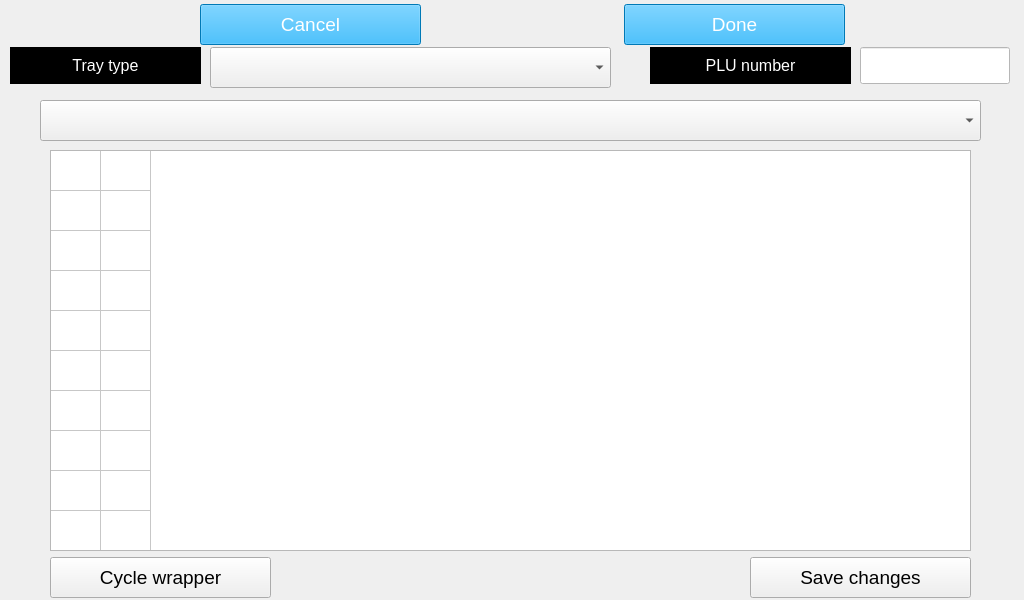
<?xml version="1.0" encoding="UTF-8"?>
<ui version="4.0">
 <class>serviceNewWrapperOneHeightBoxParam</class>
 <widget class="QWidget" name="serviceNewWrapperOneHeightBoxParam">
  <property name="geometry">
   <rect>
    <x>0</x>
    <y>0</y>
    <width>1024</width>
    <height>600</height>
   </rect>
  </property>
  <property name="font">
   <font>
    <pointsize>22</pointsize>
   </font>
  </property>
  <property name="windowTitle">
   <string>Form</string>
  </property>
  <widget class="QLabel" name="lblTitleNumber">
   <property name="geometry">
    <rect>
     <x>650</x>
     <y>47</y>
     <width>201</width>
     <height>37</height>
    </rect>
   </property>
   <property name="sizePolicy">
    <sizepolicy hsizetype="Expanding" vsizetype="Expanding">
     <horstretch>0</horstretch>
     <verstretch>0</verstretch>
    </sizepolicy>
   </property>
   <property name="font">
    <font>
     <pointsize>12</pointsize>
    </font>
   </property>
   <property name="styleSheet">
    <string notr="true">color: white;
background: black;</string>
   </property>
   <property name="frameShape">
    <enum>QFrame::StyledPanel</enum>
   </property>
   <property name="text">
    <string>PLU number</string>
   </property>
   <property name="alignment">
    <set>Qt::AlignCenter</set>
   </property>
  </widget>
  <widget class="QLabel" name="lbl_TrayType">
   <property name="geometry">
    <rect>
     <x>10</x>
     <y>47</y>
     <width>191</width>
     <height>37</height>
    </rect>
   </property>
   <property name="sizePolicy">
    <sizepolicy hsizetype="Fixed" vsizetype="Fixed">
     <horstretch>0</horstretch>
     <verstretch>0</verstretch>
    </sizepolicy>
   </property>
   <property name="font">
    <font>
     <pointsize>12</pointsize>
    </font>
   </property>
   <property name="styleSheet">
    <string notr="true">color: white;
background: black;</string>
   </property>
   <property name="frameShape">
    <enum>QFrame::StyledPanel</enum>
   </property>
   <property name="text">
    <string>Tray type</string>
   </property>
   <property name="alignment">
    <set>Qt::AlignCenter</set>
   </property>
  </widget>
  <widget class="QTableWidget" name="tblBasicTimingsList">
   <property name="geometry">
    <rect>
     <x>50</x>
     <y>150</y>
     <width>921</width>
     <height>401</height>
    </rect>
   </property>
   <property name="sizePolicy">
    <sizepolicy hsizetype="Ignored" vsizetype="MinimumExpanding">
     <horstretch>0</horstretch>
     <verstretch>0</verstretch>
    </sizepolicy>
   </property>
   <property name="maximumSize">
    <size>
     <width>999999</width>
     <height>999999</height>
    </size>
   </property>
   <property name="baseSize">
    <size>
     <width>0</width>
     <height>0</height>
    </size>
   </property>
   <property name="font">
    <font>
     <pointsize>12</pointsize>
    </font>
   </property>
   <property name="toolTip">
    <string notr="true"/>
   </property>
   <property name="statusTip">
    <string notr="true"/>
   </property>
   <property name="accessibleName">
    <string notr="true"/>
   </property>
   <property name="verticalScrollBarPolicy">
    <enum>Qt::ScrollBarAlwaysOff</enum>
   </property>
   <property name="horizontalScrollBarPolicy">
    <enum>Qt::ScrollBarAlwaysOff</enum>
   </property>
   <property name="editTriggers">
    <set>QAbstractItemView::NoEditTriggers</set>
   </property>
   <property name="rowCount">
    <number>10</number>
   </property>
   <property name="columnCount">
    <number>2</number>
   </property>
   <attribute name="horizontalHeaderVisible">
    <bool>false</bool>
   </attribute>
   <attribute name="horizontalHeaderDefaultSectionSize">
    <number>50</number>
   </attribute>
   <attribute name="horizontalHeaderStretchLastSection">
    <bool>false</bool>
   </attribute>
   <attribute name="verticalHeaderVisible">
    <bool>false</bool>
   </attribute>
   <attribute name="verticalHeaderCascadingSectionResizes">
    <bool>false</bool>
   </attribute>
   <attribute name="verticalHeaderDefaultSectionSize">
    <number>40</number>
   </attribute>
   <attribute name="verticalHeaderHighlightSections">
    <bool>false</bool>
   </attribute>
   <attribute name="verticalHeaderMinimumSectionSize">
    <number>40</number>
   </attribute>
   <attribute name="verticalHeaderStretchLastSection">
    <bool>false</bool>
   </attribute>
   <row/>
   <row/>
   <row/>
   <row/>
   <row/>
   <row/>
   <row/>
   <row/>
   <row/>
   <row/>
   <column/>
   <column/>
  </widget>
  <widget class="QPushButton" name="butSaveChanges">
   <property name="geometry">
    <rect>
     <x>750</x>
     <y>557</y>
     <width>221</width>
     <height>41</height>
    </rect>
   </property>
   <property name="sizePolicy">
    <sizepolicy hsizetype="Fixed" vsizetype="Fixed">
     <horstretch>0</horstretch>
     <verstretch>0</verstretch>
    </sizepolicy>
   </property>
   <property name="minimumSize">
    <size>
     <width>221</width>
     <height>41</height>
    </size>
   </property>
   <property name="maximumSize">
    <size>
     <width>221</width>
     <height>51</height>
    </size>
   </property>
   <property name="font">
    <font>
     <pointsize>14</pointsize>
    </font>
   </property>
   <property name="text">
    <string>Save changes</string>
   </property>
  </widget>
  <widget class="QPushButton" name="butCycleWrapper">
   <property name="geometry">
    <rect>
     <x>50</x>
     <y>557</y>
     <width>221</width>
     <height>41</height>
    </rect>
   </property>
   <property name="sizePolicy">
    <sizepolicy hsizetype="Fixed" vsizetype="Fixed">
     <horstretch>0</horstretch>
     <verstretch>0</verstretch>
    </sizepolicy>
   </property>
   <property name="minimumSize">
    <size>
     <width>221</width>
     <height>41</height>
    </size>
   </property>
   <property name="maximumSize">
    <size>
     <width>221</width>
     <height>51</height>
    </size>
   </property>
   <property name="font">
    <font>
     <pointsize>14</pointsize>
    </font>
   </property>
   <property name="text">
    <string>Cycle wrapper</string>
   </property>
  </widget>
  <widget class="QComboBox" name="cbo_HeightBoxParameter">
   <property name="geometry">
    <rect>
     <x>40</x>
     <y>100</y>
     <width>941</width>
     <height>41</height>
    </rect>
   </property>
  </widget>
  <widget class="QLineEdit" name="lineEdit_PLUNumber">
   <property name="enabled">
    <bool>false</bool>
   </property>
   <property name="geometry">
    <rect>
     <x>860</x>
     <y>47</y>
     <width>150</width>
     <height>37</height>
    </rect>
   </property>
   <property name="styleSheet">
    <string notr="true">background-color: white;</string>
   </property>
  </widget>
  <widget class="QPushButton" name="butCancel">
   <property name="geometry">
    <rect>
     <x>200</x>
     <y>4</y>
     <width>221</width>
     <height>41</height>
    </rect>
   </property>
   <property name="sizePolicy">
    <sizepolicy hsizetype="Fixed" vsizetype="Fixed">
     <horstretch>0</horstretch>
     <verstretch>0</verstretch>
    </sizepolicy>
   </property>
   <property name="minimumSize">
    <size>
     <width>221</width>
     <height>41</height>
    </size>
   </property>
   <property name="maximumSize">
    <size>
     <width>221</width>
     <height>51</height>
    </size>
   </property>
   <property name="font">
    <font>
     <pointsize>14</pointsize>
    </font>
   </property>
   <property name="styleSheet">
    <string notr="true">background-color: rgb(0, 170, 255); 
color: rgb(255, 255, 255);</string>
   </property>
   <property name="text">
    <string>Cancel</string>
   </property>
  </widget>
  <widget class="QPushButton" name="butDone">
   <property name="geometry">
    <rect>
     <x>624</x>
     <y>4</y>
     <width>221</width>
     <height>41</height>
    </rect>
   </property>
   <property name="sizePolicy">
    <sizepolicy hsizetype="Fixed" vsizetype="Fixed">
     <horstretch>0</horstretch>
     <verstretch>0</verstretch>
    </sizepolicy>
   </property>
   <property name="minimumSize">
    <size>
     <width>221</width>
     <height>41</height>
    </size>
   </property>
   <property name="maximumSize">
    <size>
     <width>221</width>
     <height>51</height>
    </size>
   </property>
   <property name="font">
    <font>
     <pointsize>14</pointsize>
    </font>
   </property>
   <property name="styleSheet">
    <string notr="true">background-color: rgb(0, 170, 255); 
color: rgb(255, 255, 255);</string>
   </property>
   <property name="text">
    <string>Done</string>
   </property>
  </widget>
  <widget class="QLabel" name="label_trayFound">
   <property name="geometry">
    <rect>
     <x>480</x>
     <y>50</y>
     <width>161</width>
     <height>31</height>
    </rect>
   </property>
   <property name="text">
    <string/>
   </property>
  </widget>
  <widget class="QComboBox" name="cbo_TrayList">
   <property name="geometry">
    <rect>
     <x>210</x>
     <y>47</y>
     <width>401</width>
     <height>41</height>
    </rect>
   </property>
  </widget>
 </widget>
 <resources/>
 <connections/>
</ui>
